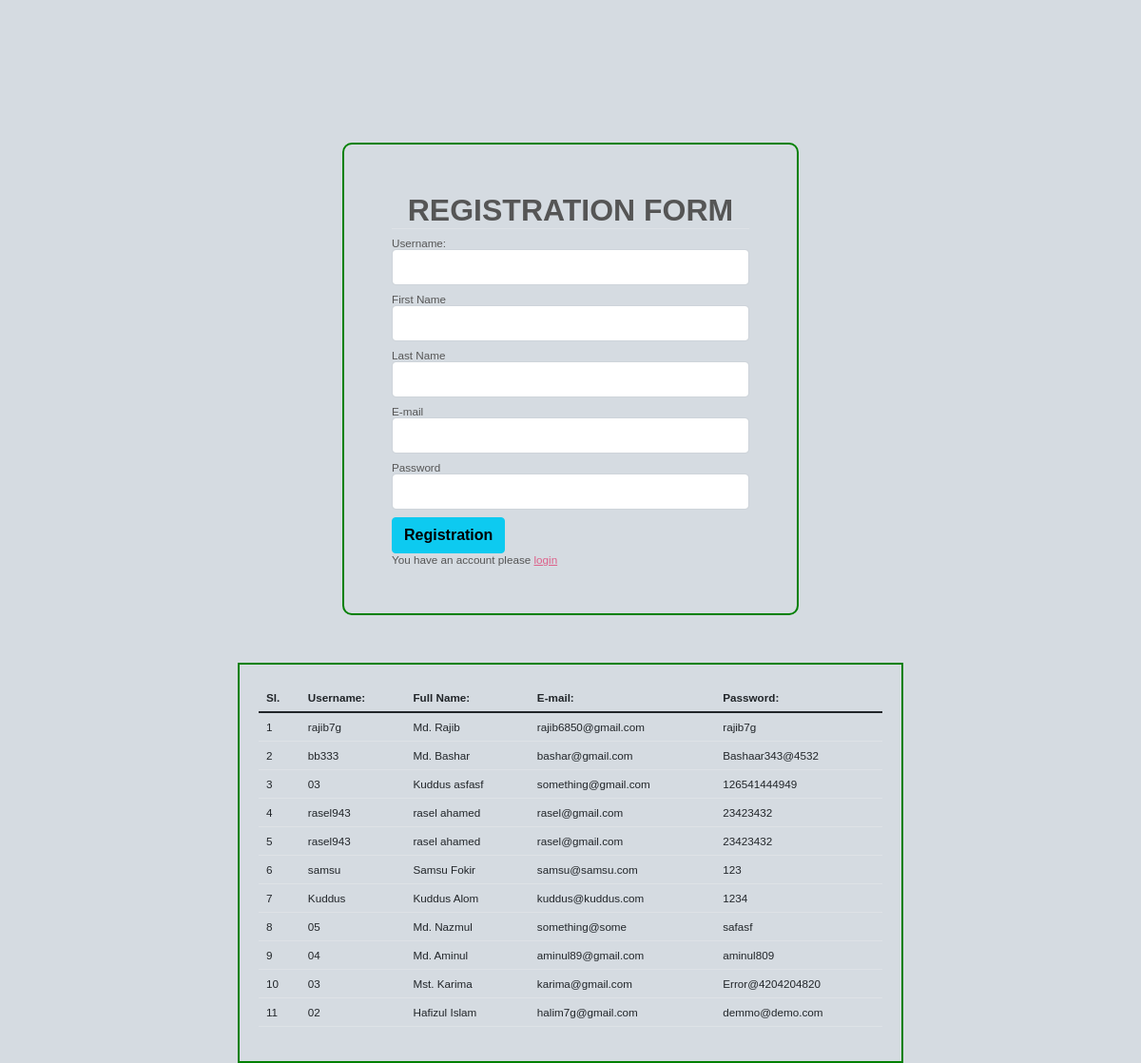
/register.php, run on the app's committed database.
### tables this page shows
CREATE TABLE `user` (
  `id` int(11) NOT NULL,
  `fname` varchar(30) DEFAULT NULL,
  `lname` varchar(30) DEFAULT NULL,
  `email` varchar(50) DEFAULT NULL,
  `password` varchar(100) DEFAULT NULL,
  `username` varchar(50) DEFAULT NULL
);

### register.php (the view, shortened to what this page needs)
<!DOCTYPE html>
<html lang="en">
<head>
	<link href="https://cdn.jsdelivr.net/npm/bootstrap@5.1.3/dist/css/bootstrap.min.css" rel="stylesheet">
	<link rel="stylesheet" href="css/style.css">
</head>
<body>
	<div class="form">
		<h2 class="text-center text-uppercase fw-bolder border-bottom">Registration Form</h2>
		<form action="#" method="POST">
			<div class="group mb-2">
				<label for="userid">Username: </label>
				<input type="text" name="userid" id="userid" class="form-control">
			</div>
			<div class="group mb-2">
				<label for="fname">First Name</label>
				<input type="text" name="fname" id="fname" class="form-control">
			</div>
			<div class="group mb-2">
				<label for="lname">Last Name</label>
				<input type="text" name="lname" id="lname" class="form-control">
			</div>
			<div class="group mb-2">
				<label for="email">E-mail</label>
				<input type="email" name="email" id="email" class="form-control">
			</div>
			<div class="group mb-2">
				<label for="password">Password</label>
				<input type="password" name="password" id="password" class="form-control">
			</div>
			<div class="group">
				<input type="submit" value="Registration" name="submit" class="btn btn-info fw-bolder">
			</div>
			<span>You have an account please <a href="login.php"> login</a></span>
		</form>
	</div>
	<div class="all-data">
		<table class="table">
			<thead>
				<tr>
					<th>Sl.</th>
					<th>Username: </th>
					<th>Full Name: </th>
					<th>E-mail: </th>
					<th>Password: </th>
				</tr>
			</thead>
			<tbody>
	<?php
	$sql = "SELECT * FROM user ORDER BY id DESC";
	$data = $conn->query($sql);
	$x = 1;
	while ($alldata = $data->fetch_object()) :?>
	<tr>
		<td><?php echo $x ; $x++; ?></td>
		<td><?php echo $alldata->username;?></td>
		<td><?php echo $alldata->fname." ". $alldata->lname; ?></td>
		<td><?= $alldata->email; ?></td>
		<td><?= $alldata->password; ?></td>
	</tr>
	<?php endwhile;?>
			</tbody>
		</table>
	</div>
</body>
</html>

### css/style.css (style rules this page uses)
* { margin: 0; padding: 0; box-sizing: border-box; text-decoration: none; list-style: none; }
.form { width: 40%; margin: auto; border: 2px solid green; padding: 50px; border-radius: 10px; margin-top: 150px; }
.all-data { width: 700px; margin: 50px auto 0; padding: 20px; border: 2px solid green; }
body { font : 73% Arial, Helvetica, "Trebuchet MS", Arial, Tahoma, sans-serif; background : #D5DBE1; color : #555; }
a:link, a:visited { color : #DD618A; background : inherit; text-decoration : underline; }

### data on the page
user: username "rajib7g", fname "Md.", lname "Rajib", email "rajib6850@gmail.com", password "rajib7g"
user: username "bb333", fname "Md.", lname "Bashar", email "bashar@gmail.com", password "Bashaar343@4532"
user: username "03", fname "Kuddus", lname "asfasf", email "something@gmail.com", password "126541444949"
user: username "rasel943", fname "rasel", lname "ahamed", email "rasel@gmail.com", password "23423432"
user: username "rasel943", fname "rasel", lname "ahamed", email "rasel@gmail.com", password "23423432"
user: username "samsu", fname "Samsu", lname "Fokir", email "samsu@samsu.com", password "123"
user: username "Kuddus", fname "Kuddus", lname "Alom", email "kuddus@kuddus.com", password "1234"
user: username "05", fname "Md.", lname "Nazmul", email "something@some", password "safasf"
user: username "04", fname "Md.", lname "Aminul", email "aminul89@gmail.com", password "aminul809"
user: username "03", fname "Mst.", lname "Karima", email "karima@gmail.com", password "Error@4204204820"
user: username "02", fname "Hafizul", lname "Islam", email "halim7g@gmail.com", password "demmo@demo.com"
